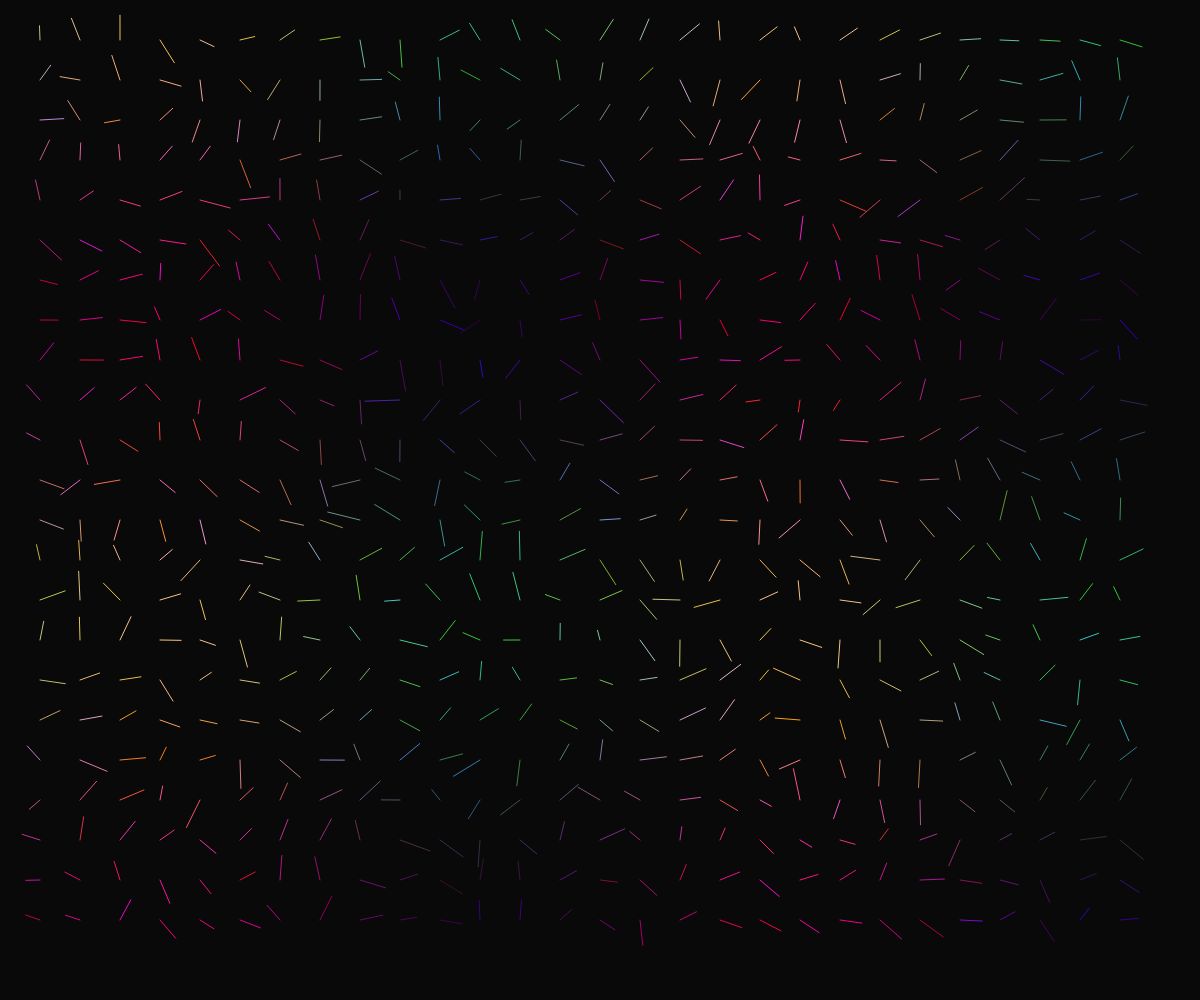
Frame 1 (no input)
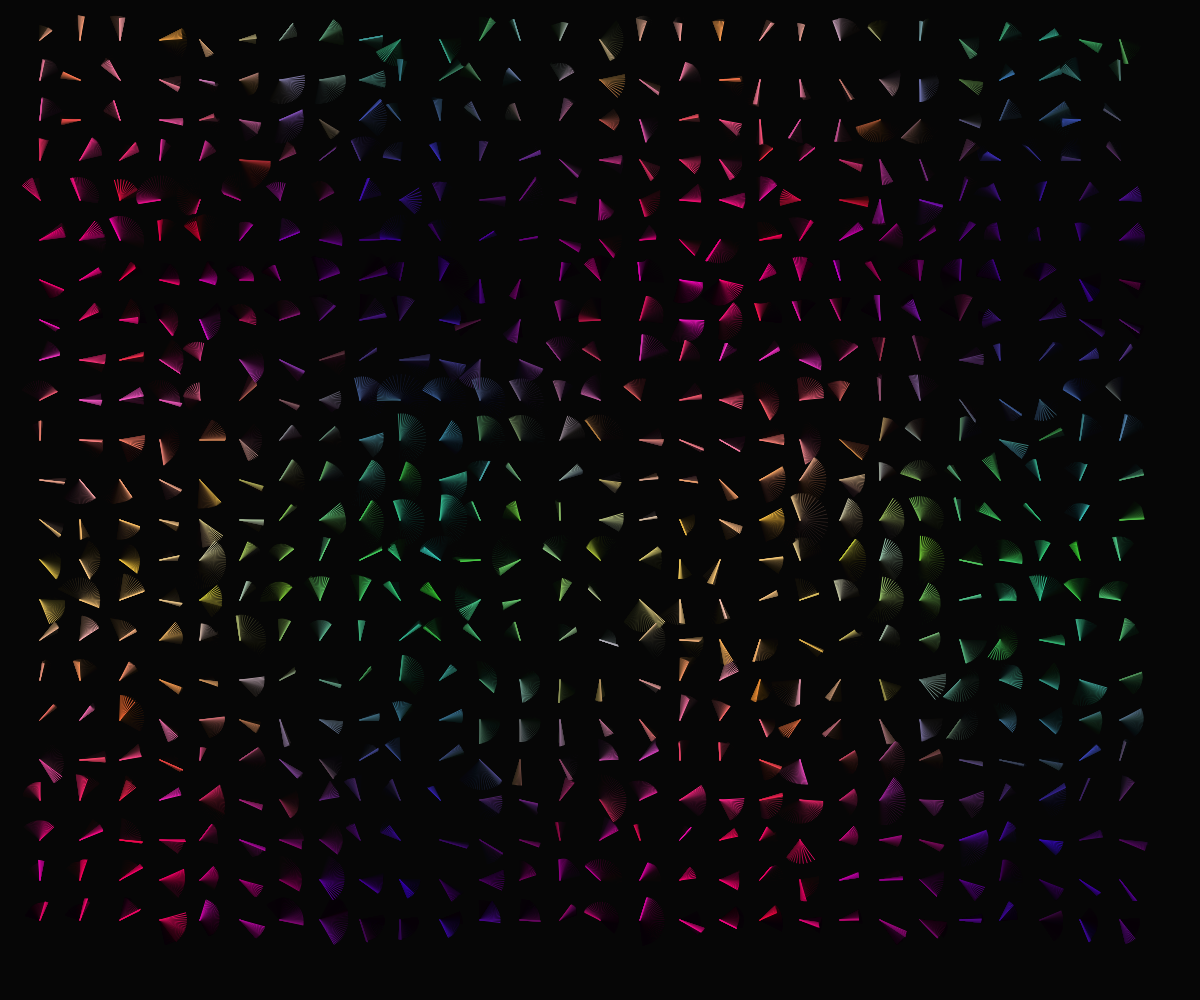
Frame 60 (no input)
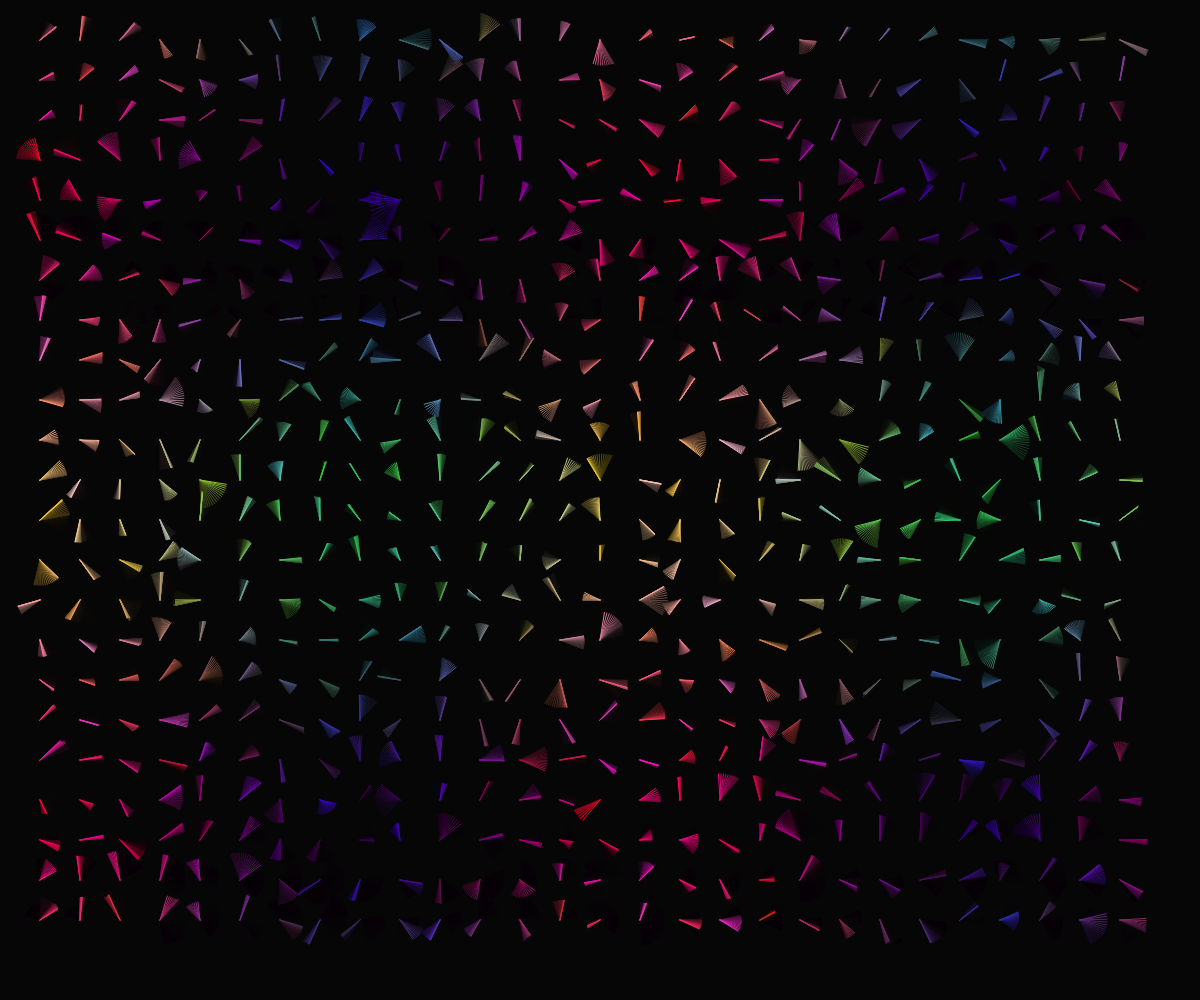
Frame 120 (the mouse pressed at the canvas centre since frame 60)

The p5.js sketch that drew these frames (run headless with seeded random() and noise() and a simulated clock; from frame 60 on, the mouse is pressed at the canvas centre):

// p5.js sketch
// ── sketch.js
let spacing = 40;
let t = 0;

function setup() {
  createCanvas(windowWidth, windowHeight);
  background(10);
  stroke(255);
  noFill();
}

function draw() {
  background(10, 10, 10, 20); 

  for (let x = spacing; x < width - spacing; x += spacing) {
    for (let y = spacing; y < height - spacing; y += spacing) {
      let angle = noise(x * 0.01, y * 0.01, t) * TWO_PI * 2;
      let len = map(noise(x * 0.02, y * 0.02, t), 0, 1, 5, spacing);

      let x1 = x + cos(angle) * len;
      let y1 = y + sin(angle) * len;

      strokeWeight(1);
      stroke(
        150 + 100 * sin(t + x * 0.01),
        100 + 100 * cos(t + y * 0.01),
        255 * noise(x, y, t)
      );

      line(x, y, x1, y1);
    }
  }

  t += 0.01;
}

function windowResized() {
  resizeCanvas(windowWidth, windowHeight);
}
